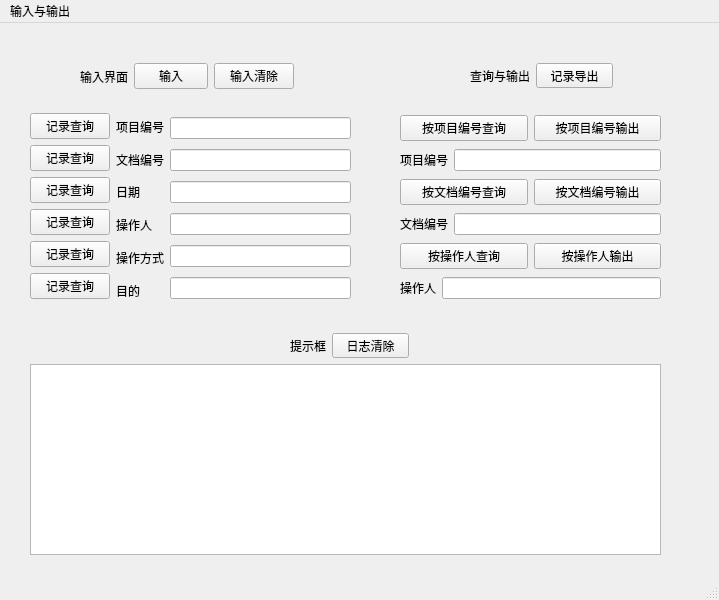
<?xml version="1.0" encoding="UTF-8"?>
<ui version="4.0">
 <class>MainWindow</class>
 <widget class="QMainWindow" name="MainWindow">
  <property name="geometry">
   <rect>
    <x>0</x>
    <y>0</y>
    <width>719</width>
    <height>600</height>
   </rect>
  </property>
  <property name="windowTitle">
   <string>Input_test1</string>
  </property>
  <widget class="QWidget" name="centralwidget">
   <widget class="QTextBrowser" name="textBrowser">
    <property name="geometry">
     <rect>
      <x>30</x>
      <y>341</y>
      <width>631</width>
      <height>191</height>
     </rect>
    </property>
   </widget>
   <widget class="QWidget" name="">
    <property name="geometry">
     <rect>
      <x>290</x>
      <y>310</y>
      <width>119</width>
      <height>25</height>
     </rect>
    </property>
    <layout class="QHBoxLayout" name="horizontalLayout_4">
     <item>
      <widget class="QLabel" name="label_15">
       <property name="text">
        <string>提示框</string>
       </property>
      </widget>
     </item>
     <item>
      <widget class="QPushButton" name="pushButton_clear2">
       <property name="text">
        <string>日志清除</string>
       </property>
      </widget>
     </item>
    </layout>
   </widget>
   <widget class="QWidget" name="">
    <property name="geometry">
     <rect>
      <x>470</x>
      <y>40</y>
      <width>143</width>
      <height>25</height>
     </rect>
    </property>
    <layout class="QHBoxLayout" name="horizontalLayout_11">
     <item>
      <widget class="QLabel" name="label_14">
       <property name="text">
        <string>查询与输出</string>
       </property>
      </widget>
     </item>
     <item>
      <widget class="QPushButton" name="pushButton_output1">
       <property name="text">
        <string>记录导出</string>
       </property>
      </widget>
     </item>
    </layout>
   </widget>
   <widget class="QWidget" name="">
    <property name="geometry">
     <rect>
      <x>80</x>
      <y>40</y>
      <width>214</width>
      <height>27</height>
     </rect>
    </property>
    <layout class="QHBoxLayout" name="horizontalLayout_2">
     <item>
      <layout class="QHBoxLayout" name="horizontalLayout_3">
       <item>
        <widget class="QLabel" name="label">
         <property name="text">
          <string>输入界面</string>
         </property>
        </widget>
       </item>
       <item>
        <widget class="QPushButton" name="pushButton_input">
         <property name="text">
          <string>输入</string>
         </property>
        </widget>
       </item>
      </layout>
     </item>
     <item>
      <widget class="QPushButton" name="pushButton_clear1">
       <property name="text">
        <string>输入清除</string>
       </property>
      </widget>
     </item>
    </layout>
   </widget>
   <widget class="QWidget" name="">
    <property name="geometry">
     <rect>
      <x>400</x>
      <y>90</y>
      <width>261</width>
      <height>191</height>
     </rect>
    </property>
    <layout class="QVBoxLayout" name="verticalLayout_3">
     <item>
      <layout class="QHBoxLayout" name="horizontalLayout_10">
       <item>
        <widget class="QPushButton" name="pushButton_search1">
         <property name="text">
          <string>按项目编号查询</string>
         </property>
        </widget>
       </item>
       <item>
        <widget class="QPushButton" name="pushButton_output2">
         <property name="text">
          <string>按项目编号输出</string>
         </property>
        </widget>
       </item>
      </layout>
     </item>
     <item>
      <layout class="QHBoxLayout" name="horizontalLayout_9">
       <item>
        <widget class="QLabel" name="label_8">
         <property name="text">
          <string>项目编号</string>
         </property>
        </widget>
       </item>
       <item>
        <widget class="QLineEdit" name="lineEdit_7"/>
       </item>
      </layout>
     </item>
     <item>
      <layout class="QHBoxLayout" name="horizontalLayout_8">
       <item>
        <widget class="QPushButton" name="pushButton_search2">
         <property name="text">
          <string>按文档编号查询</string>
         </property>
        </widget>
       </item>
       <item>
        <widget class="QPushButton" name="pushButton_output3">
         <property name="text">
          <string>按文档编号输出</string>
         </property>
        </widget>
       </item>
      </layout>
     </item>
     <item>
      <layout class="QHBoxLayout" name="horizontalLayout_6">
       <item>
        <widget class="QLabel" name="label_9">
         <property name="text">
          <string>文档编号</string>
         </property>
        </widget>
       </item>
       <item>
        <widget class="QLineEdit" name="lineEdit_8"/>
       </item>
      </layout>
     </item>
     <item>
      <layout class="QHBoxLayout" name="horizontalLayout_5">
       <item>
        <widget class="QPushButton" name="pushButton_search3">
         <property name="text">
          <string>按操作人查询</string>
         </property>
        </widget>
       </item>
       <item>
        <widget class="QPushButton" name="pushButton_output4">
         <property name="text">
          <string>按操作人输出</string>
         </property>
        </widget>
       </item>
      </layout>
     </item>
     <item>
      <layout class="QHBoxLayout" name="horizontalLayout_7">
       <item>
        <widget class="QLabel" name="label_11">
         <property name="text">
          <string>操作人</string>
         </property>
        </widget>
       </item>
       <item>
        <widget class="QLineEdit" name="lineEdit_10"/>
       </item>
      </layout>
     </item>
    </layout>
   </widget>
   <widget class="QWidget" name="">
    <property name="geometry">
     <rect>
      <x>30</x>
      <y>90</y>
      <width>321</width>
      <height>191</height>
     </rect>
    </property>
    <layout class="QHBoxLayout" name="horizontalLayout_12">
     <item>
      <layout class="QVBoxLayout" name="verticalLayout_4">
       <item>
        <widget class="QPushButton" name="pushButton">
         <property name="text">
          <string>记录查询</string>
         </property>
        </widget>
       </item>
       <item>
        <widget class="QPushButton" name="pushButton_2">
         <property name="text">
          <string>记录查询</string>
         </property>
        </widget>
       </item>
       <item>
        <widget class="QPushButton" name="pushButton_3">
         <property name="text">
          <string>记录查询</string>
         </property>
        </widget>
       </item>
       <item>
        <widget class="QPushButton" name="pushButton_4">
         <property name="text">
          <string>记录查询</string>
         </property>
        </widget>
       </item>
       <item>
        <widget class="QPushButton" name="pushButton_5">
         <property name="text">
          <string>记录查询</string>
         </property>
        </widget>
       </item>
       <item>
        <widget class="QPushButton" name="pushButton_6">
         <property name="text">
          <string>记录查询</string>
         </property>
        </widget>
       </item>
      </layout>
     </item>
     <item>
      <layout class="QHBoxLayout" name="horizontalLayout">
       <item>
        <layout class="QVBoxLayout" name="verticalLayout">
         <item>
          <widget class="QLabel" name="label_2">
           <property name="text">
            <string>项目编号</string>
           </property>
          </widget>
         </item>
         <item>
          <widget class="QLabel" name="label_3">
           <property name="text">
            <string>文档编号</string>
           </property>
          </widget>
         </item>
         <item>
          <widget class="QLabel" name="label_4">
           <property name="text">
            <string>日期</string>
           </property>
          </widget>
         </item>
         <item>
          <widget class="QLabel" name="label_5">
           <property name="text">
            <string>操作人</string>
           </property>
          </widget>
         </item>
         <item>
          <widget class="QLabel" name="label_6">
           <property name="text">
            <string>操作方式</string>
           </property>
          </widget>
         </item>
         <item>
          <widget class="QLabel" name="label_7">
           <property name="text">
            <string>目的</string>
           </property>
          </widget>
         </item>
        </layout>
       </item>
       <item>
        <layout class="QVBoxLayout" name="verticalLayout_2">
         <item>
          <widget class="QLineEdit" name="lineEdit_1"/>
         </item>
         <item>
          <widget class="QLineEdit" name="lineEdit_2"/>
         </item>
         <item>
          <widget class="QLineEdit" name="lineEdit_3"/>
         </item>
         <item>
          <widget class="QLineEdit" name="lineEdit_4"/>
         </item>
         <item>
          <widget class="QLineEdit" name="lineEdit_5"/>
         </item>
         <item>
          <widget class="QLineEdit" name="lineEdit_6"/>
         </item>
        </layout>
       </item>
      </layout>
     </item>
    </layout>
   </widget>
  </widget>
  <widget class="QMenuBar" name="menubar">
   <property name="geometry">
    <rect>
     <x>0</x>
     <y>0</y>
     <width>719</width>
     <height>23</height>
    </rect>
   </property>
   <widget class="QMenu" name="menu">
    <property name="title">
     <string>输入与输出</string>
    </property>
   </widget>
   <addaction name="menu"/>
  </widget>
  <widget class="QStatusBar" name="statusbar"/>
 </widget>
 <resources/>
 <connections/>
</ui>
